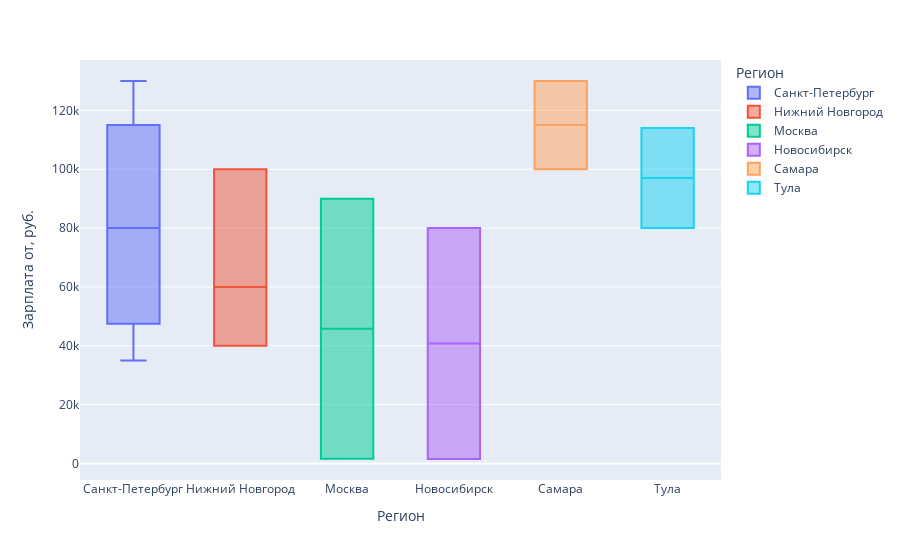

Here is the notebook cell this chart was saved with:
### Code cell
#построим график уровень зарплат до (там где данные есть)
vac_info_new_salary_to = vac_info_new[vac_info_new['salary_to'].notnull()].copy()
table_for_plot = vac_info_new_salary_to
fig = px.box(table_for_plot, 
             x="area", 
             y="salary_to", 
             color = "area", 
             category_orders = {'area': table_for_plot['area'].value_counts().index}, 
             labels = {'area':'Регион', 'salary_to':'Зарплата от, руб.'})
fig.show()

### Figure 1 — Plotly figure (JSON) as saved in the notebook; plotly's stock layout.template omitted (floating-point values rounded to 4 significant figures)
{"data": [{"alignmentgroup": "True", "hovertemplate": "Регион=%{x}<br>Зарплата от, руб.=%{y}<extra></extra>", "legendgroup": "Санкт-Петербург", "marker": {"color": "#636efa"}, "name": "Санкт-Петербург", "notched": false, "offsetgroup": "Санкт-Петербург", "orientation": "v", "showlegend": true, "type": "box", "x": ["Санкт-Петербург", "Санкт-Петербург", "Санкт-Петербург", "Санкт-Петербург", "Санкт-Петербург", "Санкт-Петербург", "Санкт-Петербург", "Санкт-Петербург", "Санкт-Петербург", "Санкт-Петербург", "Санкт-Петербург", "Санкт-Петербург", "Санкт-Петербург", "Санкт-Петербург", "Санкт-Петербург", "Санкт-Петербург", "Санкт-Петербург", "Санкт-Петербург", "Санкт-Петербург", "Санкт-Петербург", "Санкт-Петербург", "Санкт-Петербург", "Санкт-Петербург", "Санкт-Петербург", "Санкт-Петербург", "Санкт-Петербург", "Санкт-Петербург", "Санкт-Петербург", "Санкт-Петербург", "Санкт-Петербург", "Санкт-Петербург", "Санкт-Петербург", "Санкт-Петербург", "Санкт-Петербург", "Санкт-Петербург", "Санкт-Петербург", "Санкт-Петербург", "Санкт-Петербург", "Санкт-Петербург", "Санкт-Петербург", "Санкт-Петербург", "Санкт-Петербург", "Санкт-Петербург", "Санкт-Петербург", "Санкт-Петербург", "Санкт-Петербург", "Санкт-Петербург", "Санкт-Петербург", "Санкт-Петербург", "Санкт-Петербург", "Санкт-Петербург", "Санкт-Петербург", "Санкт-Петербург", "Санкт-Петербург", "Санкт-Петербург", "Санкт-Петербург", "Санкт-Петербург", "Санкт-Петербург", "Санкт-Петербург", "Санкт-Петербург", "Санкт-Петербург", "Санкт-Петербург", "Санкт-Петербург", "Санкт-Петербург", "Санкт-Петербург", "Санкт-Петербург", "Санкт-Петербург", "Санкт-Петербург", "Санкт-Петербург", "Санкт-Петербург", "Санкт-Петербург", "Санкт-Петербург", "Санкт-Петербург", "Санкт-Петербург", "Санкт-Петербург", "Санкт-Петербург", "Санкт-Петербург", "Санкт-Петербург", "Санкт-Петербург", "Санкт-Петербург"], "x0": " ", "xaxis": "x", "y": [100000, 130000, 35000, 60000, 100000, 130000, 35000, 60000, 100000, 130000, 35000, 60000, 100000, 130000, 35000, 60000, 100000, 130000, 35000, 60000, 100000, 130000, 35000, 60000, 100000, 130000, 35000, 60000, 100000, 130000, 35000, 60000, 100000, 130000, 35000, 60000, 100000, 130000, 35000, 60000, 100000, 130000, 35000, 60000, 100000, 130000, 35000, 60000, 100000, 130000, 35000, 60000, 100000, 130000, 35000, 60000, 100000, 130000, 35000, 60000, 100000, 130000, 35000, 60000, 100000, 130000, 35000, 60000, 100000, 130000, 35000, 60000, 100000, 130000, 35000, 60000, 100000, 130000, 35000, 60000], "y0": " ", "yaxis": "y"}, {"alignmentgroup": "True", "hovertemplate": "Регион=%{x}<br>Зарплата от, руб.=%{y}<extra></extra>", "legendgroup": "Нижний Новгород", "marker": {"color": "#EF553B"}, "name": "Нижний Новгород", "notched": false, "offsetgroup": "Нижний Новгород", "orientation": "v", "showlegend": true, "type": "box", "x": ["Нижний Новгород", "Нижний Новгород", "Нижний Новгород", "Нижний Новгород", "Нижний Новгород", "Нижний Новгород", "Нижний Новгород", "Нижний Новгород", "Нижний Новгород", "Нижний Новгород", "Нижний Новгород", "Нижний Новгород", "Нижний Новгород", "Нижний Новгород", "Нижний Новгород", "Нижний Новгород", "Нижний Новгород", "Нижний Новгород", "Нижний Новгород", "Нижний Новгород", "Нижний Новгород", "Нижний Новгород", "Нижний Новгород", "Нижний Новгород", "Нижний Новгород", "Нижний Новгород", "Нижний Новгород", "Нижний Новгород", "Нижний Новгород", "Нижний Новгород", "Нижний Новгород", "Нижний Новгород", "Нижний Новгород", "Нижний Новгород", "Нижний Новгород", "Нижний Новгород", "Нижний Новгород", "Нижний Новгород", "Нижний Новгород", "Нижний Новгород", "Нижний Новгород", "Нижний Новгород", "Нижний Новгород", "Нижний Новгород", "Нижний Новгород", "Нижний Новгород", "Нижний Новгород", "Нижний Новгород", "Нижний Новгород", "Нижний Новгород", "Нижний Новгород", "Нижний Новгород", "Нижний Новгород", "Нижний Новгород", "Нижний Новгород", "Нижний Новгород", "Нижний Новгород", "Нижний Новгород", "Нижний Новгород", "Нижний Новгород"], "x0": " ", "xaxis": "x", "y": [40000, 100000, 60000, 40000, 100000, 60000, 40000, 100000, 60000, 40000, 100000, 60000, 40000, 100000, 60000, 40000, 100000, 60000, 40000, 100000, 60000, 40000, 100000, 60000, 40000, 100000, 60000, 40000, 100000, 60000, 40000, 100000, 60000, 40000, 100000, 60000, 40000, 100000, 60000, 40000, 100000, 60000, 40000, 100000, 60000, 40000, 100000, 60000, 40000, 100000, 60000, 40000, 100000, 60000, 40000, 100000, 60000, 40000, 100000, 60000], "y0": " ", "yaxis": "y"}, {"alignmentgroup": "True", "hovertemplate": "Регион=%{x}<br>Зарплата от, руб.=%{y}<extra></extra>", "legendgroup": "Москва", "marker": {"color": "#00cc96"}, "name": "Москва", "notched": false, "offsetgroup": "Москва", "orientation": "v", "showlegend": true, "type": "box", "x": ["Москва", "Москва", "Москва", "Москва", "Москва", "Москва", "Москва", "Москва", "Москва", "Москва", "Москва", "Москва", "Москва", "Москва", "Москва", "Москва", "Москва", "Москва", "Москва", "Москва", "Москва", "Москва", "Москва", "Москва", "Москва", "Москва", "Москва", "Москва", "Москва", "Москва", "Москва", "Москва", "Москва", "Москва", "Москва", "Москва", "Москва", "Москва", "Москва", "Москва"], "x0": " ", "xaxis": "x", "y": [90000, 1600, 90000, 1600, 90000, 1600, 90000, 1600, 90000, 1600, 90000, 1600, 90000, 1600, 90000, 1600, 90000, 1600, 90000, 1600, 90000, 1600, 90000, 1600, 90000, 1600, 90000, 1600, 90000, 1600, 90000, 1600, 90000, 1600, 90000, 1600, 90000, 1600, 90000, 1600], "y0": " ", "yaxis": "y"}, {"alignmentgroup": "True", "hovertemplate": "Регион=%{x}<br>Зарплата от, руб.=%{y}<extra></extra>", "legendgroup": "Новосибирск", "marker": {"color": "#ab63fa"}, "name": "Новосибирск", "notched": false, "offsetgroup": "Новосибирск", "orientation": "v", "showlegend": true, "type": "box", "x": ["Новосибирск", "Новосибирск", "Новосибирск", "Новосибирск", "Новосибирск", "Новосибирск", "Новосибирск", "Новосибирск", "Новосибирск", "Новосибирск", "Новосибирск", "Новосибирск", "Новосибирск", "Новосибирск", "Новосибирск", "Новосибирск", "Новосибирск", "Новосибирск", "Новосибирск", "Новосибирск", "Новосибирск", "Новосибирск", "Новосибирск", "Новосибирск", "Новосибирск", "Новосибирск", "Новосибирск", "Новосибирск", "Новосибирск", "Новосибирск", "Новосибирск", "Новосибирск", "Новосибирск", "Новосибирск", "Новосибирск", "Новосибирск", "Новосибирск", "Новосибирск", "Новосибирск", "Новосибирск"], "x0": " ", "xaxis": "x", "y": [1500, 80000, 1500, 80000, 1500, 80000, 1500, 80000, 1500, 80000, 1500, 80000, 1500, 80000, 1500, 80000, 1500, 80000, 1500, 80000, 1500, 80000, 1500, 80000, 1500, 80000, 1500, 80000, 1500, 80000, 1500, 80000, 1500, 80000, 1500, 80000, 1500, 80000, 1500, 80000], "y0": " ", "yaxis": "y"}, {"alignmentgroup": "True", "hovertemplate": "Регион=%{x}<br>Зарплата от, руб.=%{y}<extra></extra>", "legendgroup": "Самара", "marker": {"color": "#FFA15A"}, "name": "Самара", "notched": false, "offsetgroup": "Самара", "orientation": "v", "showlegend": true, "type": "box", "x": ["Самара", "Самара", "Самара", "Самара", "Самара", "Самара", "Самара", "Самара", "Самара", "Самара", "Самара", "Самара", "Самара", "Самара", "Самара", "Самара", "Самара", "Самара", "Самара", "Самара", "Самара", "Самара", "Самара", "Самара", "Самара", "Самара", "Самара", "Самара", "Самара", "Самара", "Самара", "Самара", "Самара", "Самара", "Самара", "Самара", "Самара", "Самара", "Самара", "Самара"], "x0": " ", "xaxis": "x", "y": [130000, 100000, 130000, 100000, 130000, 100000, 130000, 100000, 130000, 100000, 130000, 100000, 130000, 100000, 130000, 100000, 130000, 100000, 130000, 100000, 130000, 100000, 130000, 100000, 130000, 100000, 130000, 100000, 130000, 100000, 130000, 100000, 130000, 100000, 130000, 100000, 130000, 100000, 130000, 100000], "y0": " ", "yaxis": "y"}, {"alignmentgroup": "True", "hovertemplate": "Регион=%{x}<br>Зарплата от, руб.=%{y}<extra></extra>", "legendgroup": "Тула", "marker": {"color": "#19d3f3"}, "name": "Тула", "notched": false, "offsetgroup": "Тула", "orientation": "v", "showlegend": true, "type": "box", "x": ["Тула", "Тула", "Тула", "Тула", "Тула", "Тула", "Тула", "Тула", "Тула", "Тула", "Тула", "Тула", "Тула", "Тула", "Тула", "Тула", "Тула", "Тула", "Тула", "Тула", "Тула", "Тула", "Тула", "Тула", "Тула", "Тула", "Тула", "Тула", "Тула", "Тула", "Тула", "Тула", "Тула", "Тула", "Тула", "Тула", "Тула", "Тула", "Тула", "Тула"], "x0": " ", "xaxis": "x", "y": [80000, 114000, 80000, 114000, 80000, 114000, 80000, 114000, 80000, 114000, 80000, 114000, 80000, 114000, 80000, 114000, 80000, 114000, 80000, 114000, 80000, 114000, 80000, 114000, 80000, 114000, 80000, 114000, 80000, 114000, 80000, 114000, 80000, 114000, 80000, 114000, 80000, 114000, 80000, 114000], "y0": " ", "yaxis": "y"}], "layout": {"boxmode": "overlay", "legend": {"title": {"text": "Регион"}, "tracegroupgap": 0}, "margin": {"t": 60}, "xaxis": {"anchor": "y", "categoryarray": ["Санкт-Петербург", "Нижний Новгород", "Москва", "Новосибирск", "Самара", "Тула"], "categoryorder": "array", "domain": [0, 1], "title": {"text": "Регион"}}, "yaxis": {"anchor": "x", "domain": [0, 1], "title": {"text": "Зарплата от, руб."}}}}
